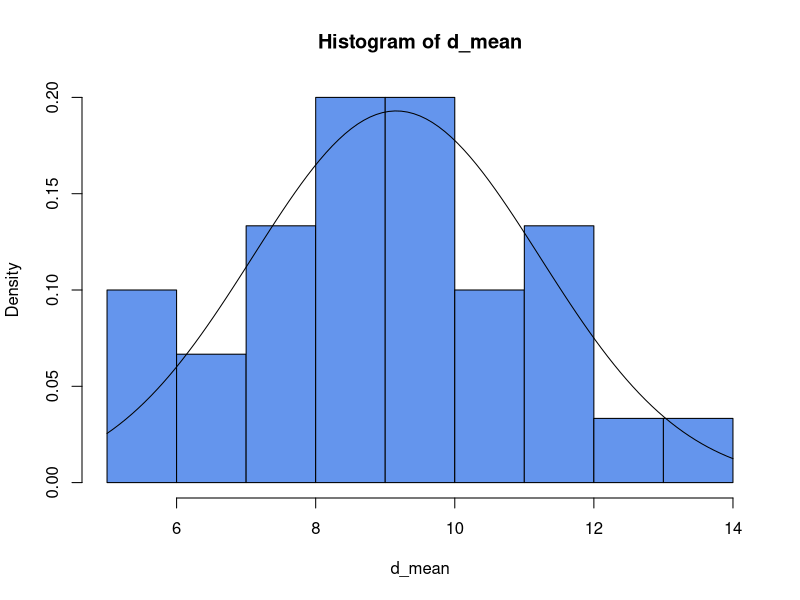
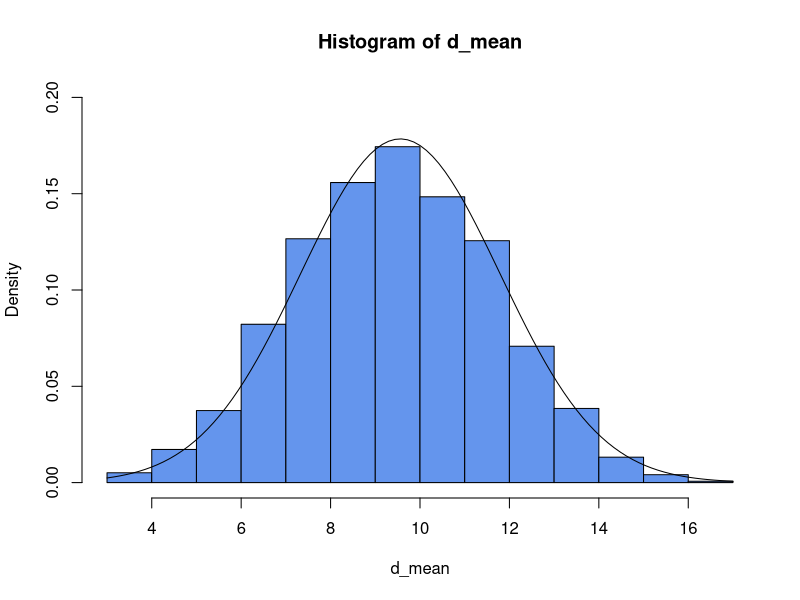

These charts were generated, in order, by the following R code:
## ---- chunk 1
knitr::opts_chunk$set(echo = TRUE)
## ---- chunk 2
N <- c(3, 4, 6, 8, 10, 11, 12, 15, 17)
media_N <- mean(N)
media_N
sd_N <- sd(N)
sd_N
## ---- chunk 3
N <- c(3, 4, 6, 8, 10, 11, 12, 15, 17)
d_mean <- c()
for (i in 1:30){
  d_mean[i] <- mean(sample(N,size = 4,replace = TRUE))
}
print(d_mean)
## ---- chunk 4
mean(d_mean)
sd(d_mean)
hist(d_mean,col = "cornflowerblue",freq = F,ylim = c(0,0.2))
curve(dnorm(x,mean(d_mean),sd(d_mean)),add=TRUE)
## ---- chunk 5
N <- c(3, 4, 6, 8, 10, 11, 12, 15, 17)
d_mean <- c()
for (i in 1:10000){
  d_mean[i] <- mean(sample(N,size = 4,replace = TRUE))
}
hist(d_mean,col = "cornflowerblue",freq = F,ylim = c(0,0.2))
curve(dnorm(x,mean(d_mean),sd(d_mean)),add=TRUE)
## ---- chunk 6
pnorm(2.37)
## ---- chunk 7
pnorm(4.74) - pnorm(-1.89)
## ---- chunk 8
pnorm(1.92)
## ---- chunk 9
pnorm(-2.31)
